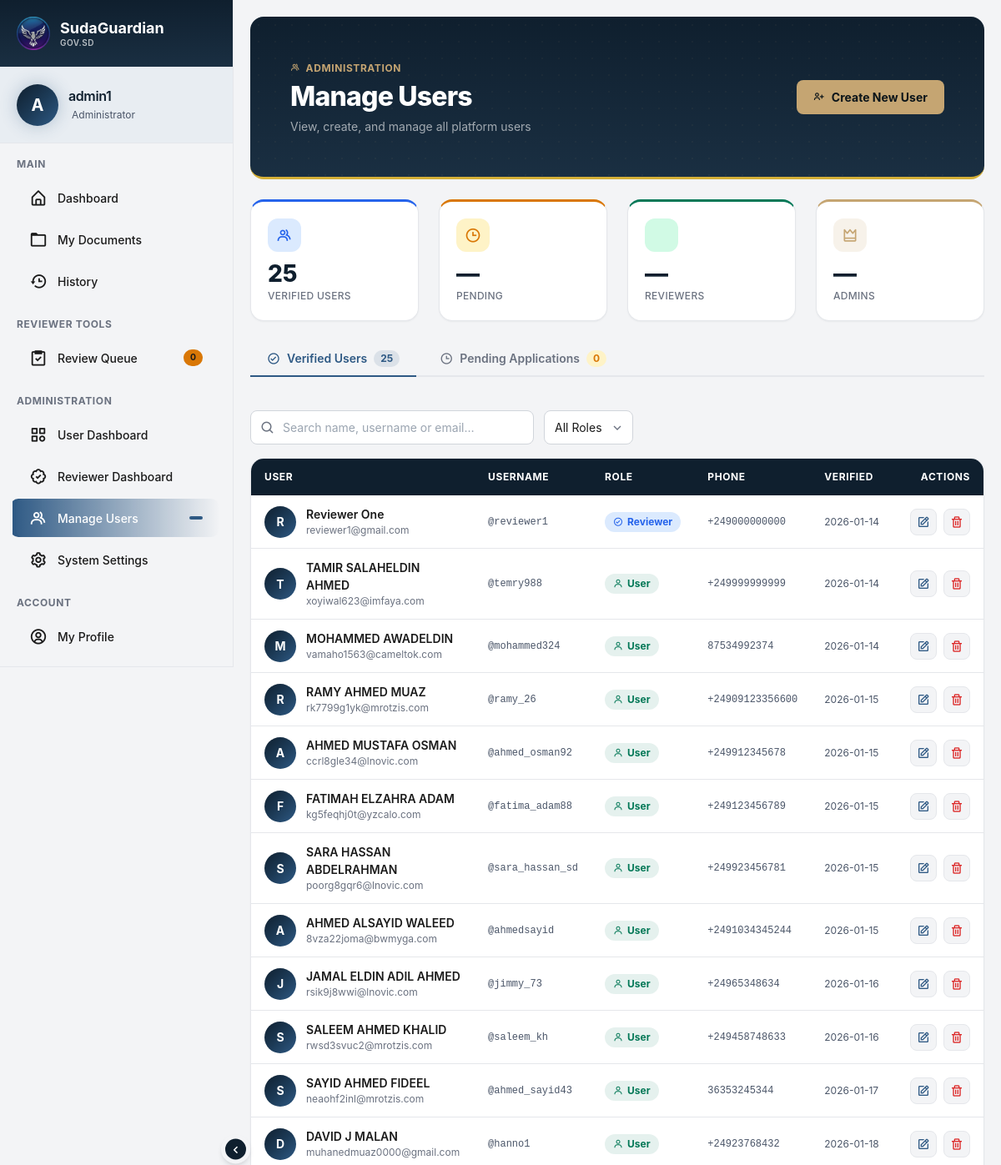
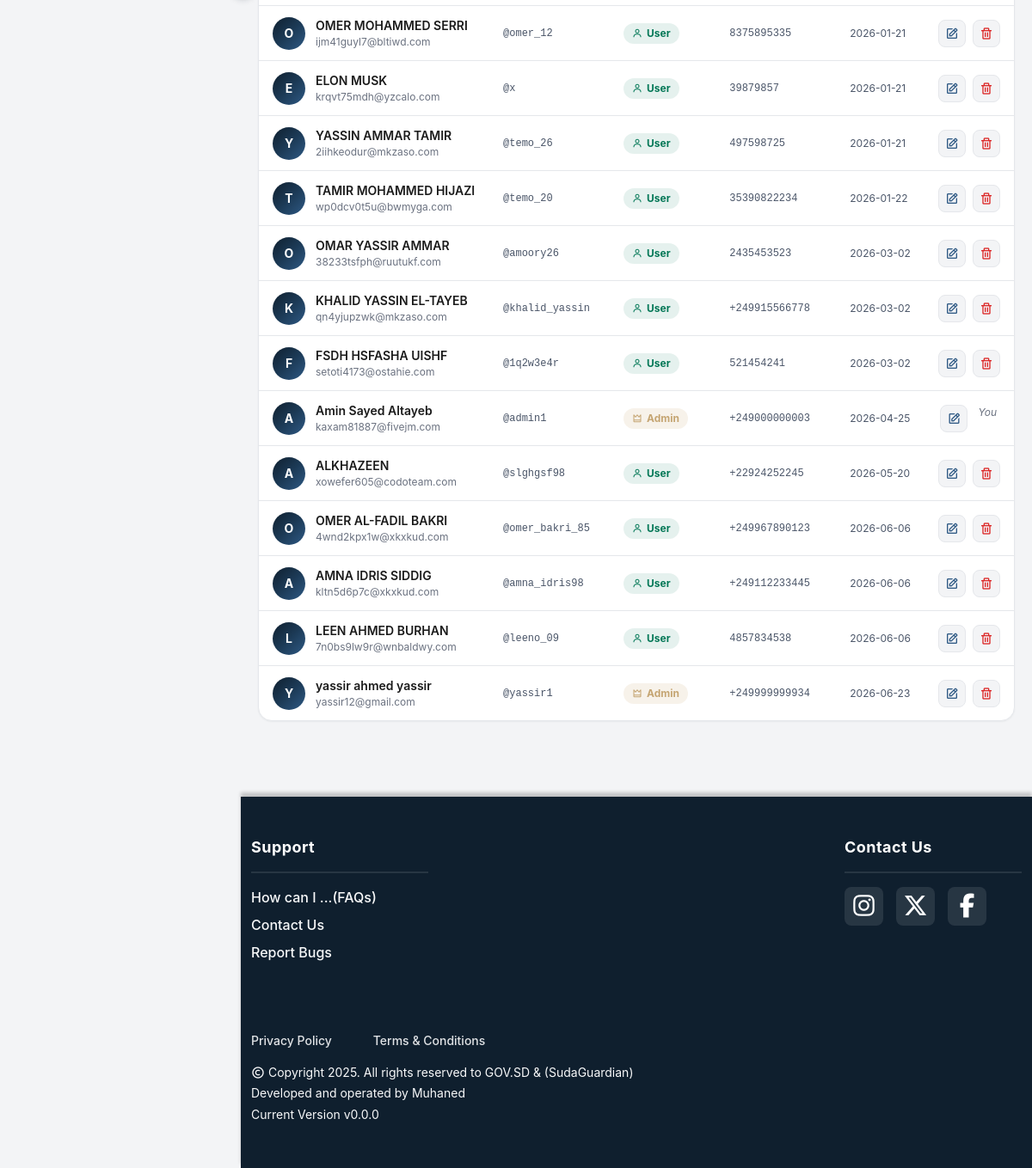
The app's page /manage-users (signed in), older data (2 pictures, top to bottom).
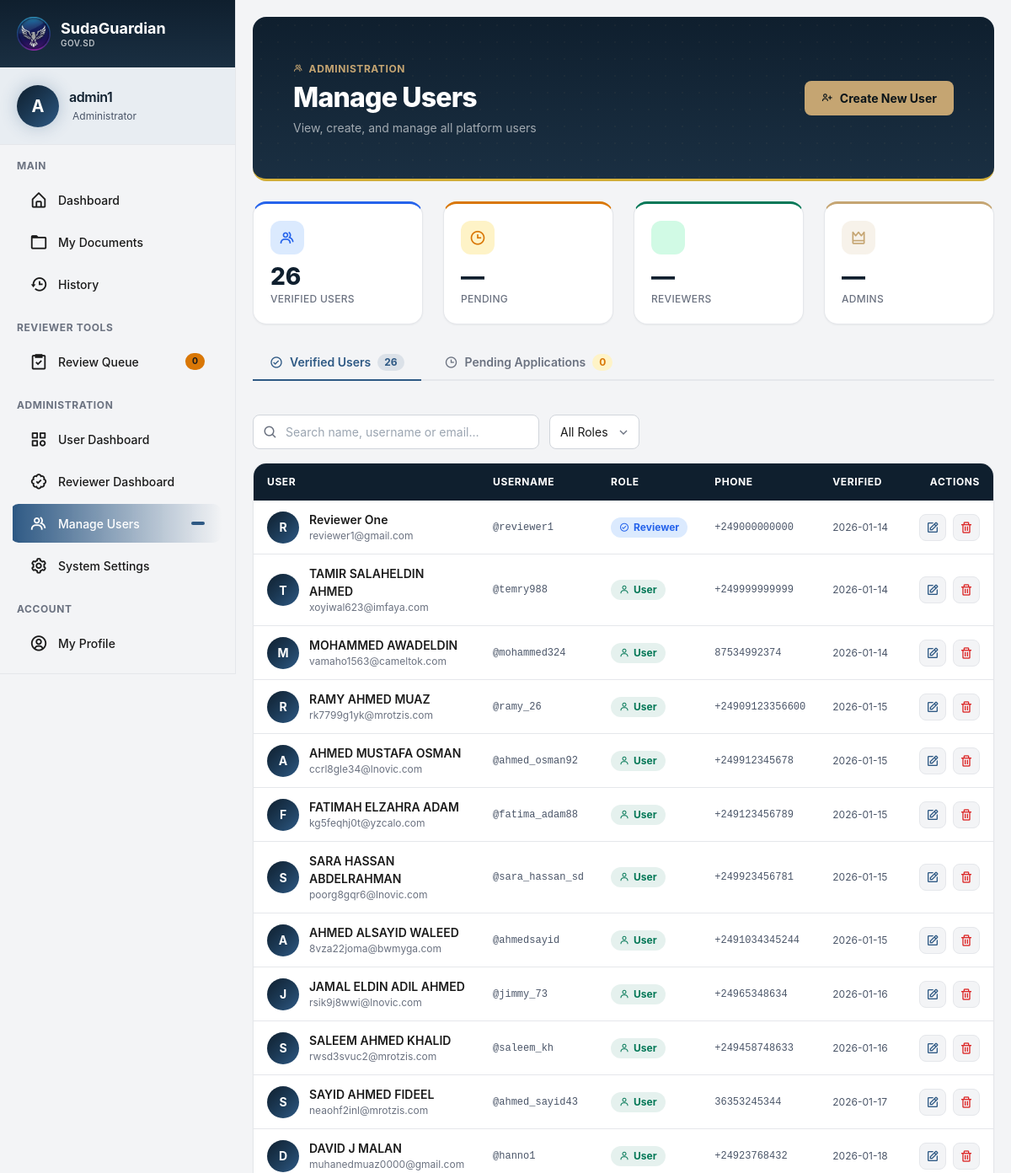
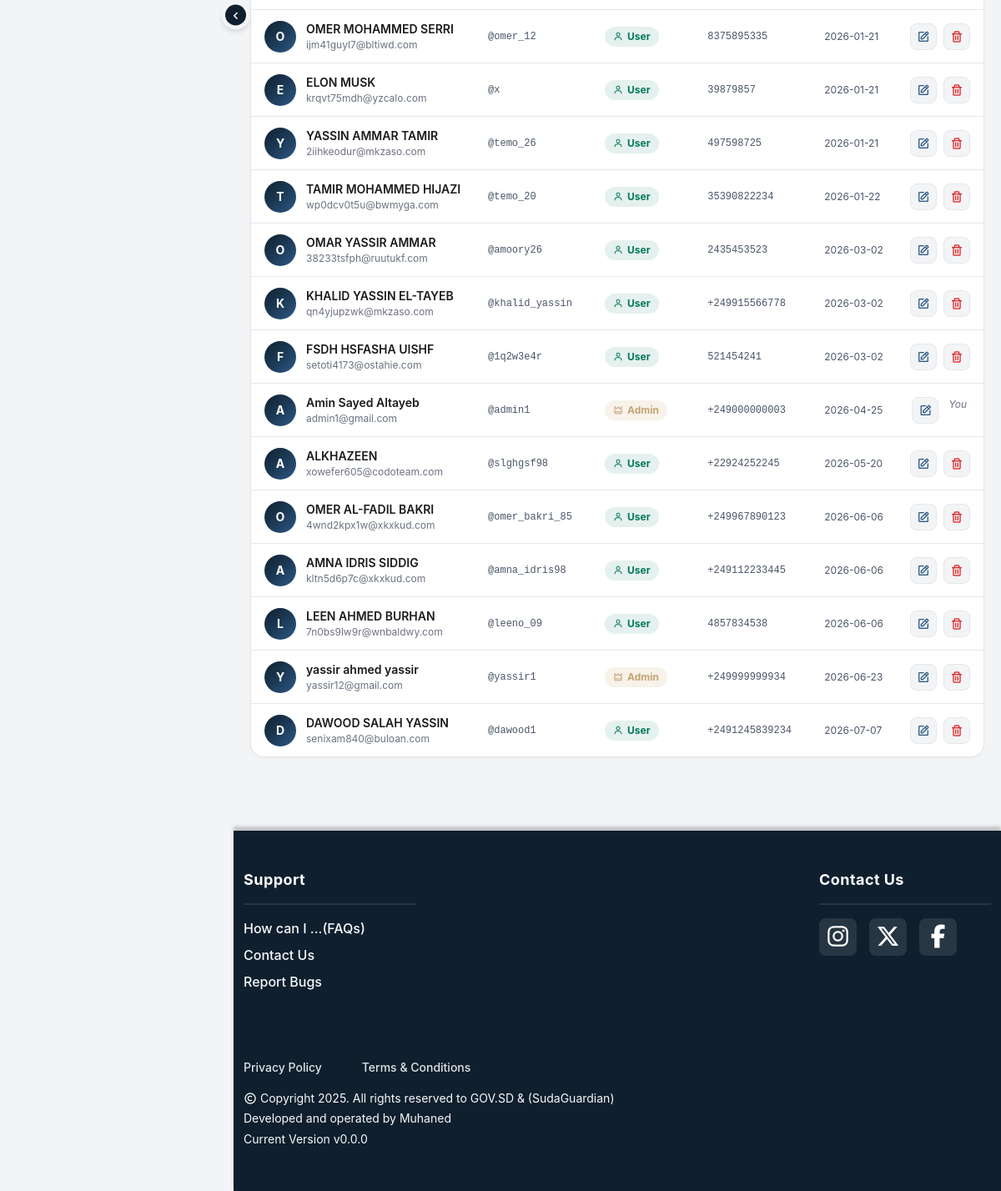
The same page, newer data (2 pictures, top to bottom).
### tables this page shows
CREATE TABLE users (
    id INTEGER PRIMARY KEY AUTOINCREMENT,
    username TEXT NOT NULL UNIQUE,
    password_hash TEXT,
    national_id_hash TEXT NOT NULL,
    full_name TEXT NOT NULL,
    birthdate TEXT,
    contact_email TEXT NOT NULL UNIQUE,
    contact_phone TEXT NOT NULL UNIQUE,
    verification_status TEXT NOT NULL DEFAULT 'verified',
    verified_at DATETIME NOT NULL,
    national_id_fast TEXT NOT NULL UNIQUE,
    role TEXT CHECK (role IN ('admin', 'user', 'reviewer')) NOT NULL
    , profile_picture TEXT, address TEXT, email_verified INTEGER NOT NULL DEFAULT 1);

### app.py (the view)
@app.route("/manage-users")
@login_required
@roles_required("admin")
def manage_users():
    pending_users = PendingUser.get_verified_pending_users()
    users = User.load_users()
    return render_template("manage_users.html", pending_users=pending_users, users=users)

### templates/manage_users.html (shortened to what this page needs)
{% extends "layout.html" %}
{% block head %}
<link rel="stylesheet" href="{{ url_for('static', filename='css/admin_style.css') }}">
{% endblock %}
{% block content %}
<div class="mu-wrapper">
    <div class="mu-header rounded-4 mb-4 p-5 position-relative overflow-hidden">
        <div class="d-flex align-items-center justify-content-between flex-wrap gap-3">
            <div>
                <p class="mu-eyebrow mb-1"><i class='bx bx-group'></i> Administration</p>
                <h1 class="mu-title mb-1">Manage Users</h1>
                <p class="mu-sub mb-0">View, create, and manage all platform users</p>
            </div>
            <button class="mu-btn-create" id="btnNewUser" type="button">
                <i class='bx bx-user-plus'></i> Create New User
            </button>
        </div>
    </div>
    <div class="row g-4 mb-4">
        <div class="col-6 col-md-3">
            <div class="mu-stat accent-blue">
                <div class="mu-stat-icon blue"><i class='bx bx-group'></i></div>
                <div class="mu-stat-value">{{ users|length if users else '—' }}</div>
                <div class="mu-stat-label">Verified Users</div>
            </div>
        </div>
        <div class="col-6 col-md-3">
            <div class="mu-stat accent-warn">
                <div class="mu-stat-icon warn"><i class='bx bx-time'></i></div>
                <div class="mu-stat-value">{{ pending_users|length if pending_users else '—' }}</div>
                <div class="mu-stat-label">Pending</div>
            </div>
        </div>
        <div class="col-6 col-md-3">
            <div class="mu-stat accent-green">
                <div class="mu-stat-icon green"></div>
                <div class="mu-stat-value">—</div>
                <div class="mu-stat-label">Reviewers</div>
            </div>
        </div>
        <div class="col-6 col-md-3">
            <div class="mu-stat accent-gold">
                <div class="mu-stat-icon gold"><i class='bx bx-crown'></i></div>
                <div class="mu-stat-value">—</div>
                <div class="mu-stat-label">Admins</div>
            </div>
        </div>
    </div>
    <div class="mu-tabs mb-4">
        <button class="mu-tab active" data-tab="verified">
            <i class='bx bx-check-circle'></i>
            Verified Users
            <span class="mu-tab-count">{{ users|length if users else 0 }}</span>
        </button>
        <button class="mu-tab" data-tab="pending">
            <i class='bx bx-time'></i>
            Pending Applications
            <span class="mu-tab-count mu-tab-count-warn">
                {{ pending_users|length if pending_users else 0 }}
            </span>
        </button>
    </div>
    <div class="mu-panel" id="panel-verified">
        <div class="mu-toolbar mb-3">
            <div class="mu-search-wrap">
                <i class='bx bx-search'></i>
                <input type="text" id="searchVerified"
                       placeholder="Search name, username or email…"
                       autocomplete="off">
            </div>
            <select class="mu-select" id="roleFilter">
                <option value="all">All Roles</option>
            </select>
        </div>
        <div class="mu-card">
            <div class="table-responsive">
                <table class="mu-table" id="verifiedTable">
                    <thead>
                        <tr>
                            <th>User</th>
                            <th>Username</th>
                            <th>Role</th>
                            <th>Phone</th>
                            <th>Verified</th>
                            <th class="text-end">Actions</th>
                        </tr>
                    </thead>
                    <tbody>
                        {% if users %}
                        {% for u in users %}
                        <tr data-name="{{ u.full_name | lower }}"
                            data-username="{{ u.username | lower }}"
                            data-email="{{ u.contact_email | lower }}"
                            data-role="{{ u.role }}">
                            <td>
                                <div class="mu-user-cell">
                                    <div class="mu-avatar">{{ u.full_name[0] | upper }}</div>
                                    <div>
                                        <div class="mu-user-name">{{ u.full_name }}</div>
                                        <div class="mu-user-email">{{ u.contact_email }}</div>
                                    </div>
                                </div>
                            </td>
                            <td class="mu-mono">@{{ u.username }}</td>
                            <td>
                                <span class="mu-role-badge mu-role-{{ u.role }}">
                                    {% if u.role == 'admin' %}<i class='bx bx-crown'></i>
                                    {% elif u.role == 'reviewer' %}<i class='bx bx-check-circle'></i>
                                    {% else %}<i class='bx bx-user'></i>{% endif %}
                                    {{ u.role | capitalize }}
                                </span>
                            </td>
                            <td class="mu-mono">{{ u.contact_phone or '—' }}</td>
                            <td class="mu-date">
                                {{ u.verified_at[:10] if u.verified_at else '—' }}
                            </td>
                            <td class="text-end">
                                <div class="d-flex gap-2 justify-content-end">
                                    <button class="mu-btn-icon mu-btn-edit"
                                            data-bs-toggle="modal"
                                            data-bs-target="#editModal"
                                            data-id="{{ u.id }}"
                                            data-name="{{ u.full_name }}"
                                            data-username="{{ u.username }}"
                                            data-email="{{ u.contact_email }}"
                                            data-phone="{{ u.contact_phone or '' }}"
                                            data-role="{{ u.role }}"
                                            title="Edit role">
                                        <i class='bx bx-edit'></i>
                                    </button>
                                    {% if u.id != current_user.id %}
                                    <button class="mu-btn-icon mu-btn-delete"
                                            data-bs-toggle="modal"
                                            data-bs-target="#deleteModal"
                                            data-id="{{ u.id }}"
                                            data-name="{{ u.full_name }}"
                                            title="Delete user">
                                        <i class='bx bx-trash'></i>
                                    </button>
                                    {% else %}
                                    <span class="mu-self-label">You</span>
                                    {% endif %}
                                </div>
                            </td>
                        </tr>
                        {% endfor %}
                        {% endif %}
                    </tbody>
                </table>
            </div>
        </div>
    </div>
</div>
{% endblock %}

### templates/layout.html (shortened to what this page needs)
<!DOCTYPE html>
<html lang="en">
<head>
    <link href="https://cdn.jsdelivr.net/npm/bootstrap@5.2.3/dist/css/bootstrap.min.css" rel="stylesheet"
>
    <link href="https://unpkg.com/boxicons@2.1.4/css/boxicons.min.css" rel="stylesheet">
    <link rel="stylesheet" href="{{ url_for('static', filename='css/styles.css') }}">
    {% block head %}{% endblock %}
</head>
<body>
    <div class="{% if current_user.is_authenticated %}layout-wrapper{% endif %}">
        {% if current_user.is_authenticated %}
        {% include 'sidebar.html' %}
        {% endif %}
        <div class="{% if current_user.is_authenticated %}main-content{% endif %}" id="mainContent">
            <main>
                <div class="w-100 mt-3 main-content-wrapper d-flex flex-column flex-grow-1 px-0">
                    <div class="page-content-body flex-grow-1">
                        {% block content %}
                        {% endblock %}
                    </div>
                    {% include 'footer.html' %}
                </div>
            </main>
        </div>
    </div>
</body>
</html>

### templates/sidebar.html (shortened to what this page needs)
{% block head %}
<link rel="stylesheet" href="{{ url_for('static', filename='css/sidebar.css') }}">
{% endblock %}
<aside class="offcanvas-lg offcanvas-start sidebar collapsed" id="sidebar">
    <div class="sidebar-header">
        <div class="sidebar-brand">
            <img src="{{ url_for('static', filename='logo.png') }}" alt="SudaGuardian Logo" class="sidebar-logo">
            <div class="sidebar-brand-text">
                <span class="sidebar-name">SudaGuardian</span>
                <span class="sidebar-subtitle">GOV.SD</span>
            </div>
        </div>
    </div>
    <div class="sidebar-user">
        <div class="user-avatar">
            <span>{{ current_user.username[:1].upper() }}</span>
        </div>
        <div class="user-info">
            <h6 class="user-name">{{ current_user.username }}</h6>
            <span class="user-role">
                {% if current_user.role == 'admin' %}
                 Administrator
                {% elif current_user.role == 'reviewer' %}
                <i class='bx bx-check-circle'></i> Document Reviewer
                {% else %}
                <i class='bx bx-user'></i> Citizen
                {% endif %}
            </span>
        </div>
    </div>
    <div class="sidebar-menu">
        <div class="menu-section">
            <span class="menu-section-title">Main</span>
            <a href="/{{ current_user.role }}-dashboard" class="menu-item">
                <i class='bx bx-home-alt'></i>
                <span class="menu-text">Dashboard</span>
            </a>
            <a href="{{ url_for('my_documents') }}" class="menu-item">
                <i class='bx bx-folder'></i>
                <span class="menu-text">My Documents</span>
            </a>
            <a href="{{ url_for('history') }}" class="menu-item">
                <i class='bx bx-history'></i>
                <span class="menu-text">History</span>
            </a>
        </div>
        {% if current_user.role == 'reviewer' or current_user.role == 'admin' %}
        <div class="menu-section">
            <span class="menu-section-title">Reviewer Tools</span>
            <a href="{{ url_for('review_queue') }}" class="menu-item">
                <i class='bx bx-task'></i>
                <span class="menu-text">Review Queue</span>
                <span class="menu-badge badge-warning">{{ pending_users|length }}</span>
            </a>
        </div>
        {% endif %}
        {% if current_user.role == 'admin' %}
        <div class="menu-section">
            <span class="menu-section-title">Administration</span>
            <a href="{{ url_for('user_dashboard') }}" class="menu-item">
                <i class="bx bx-category"></i>
                <span class="menu-text">User Dashboard</span>
            </a>
            <a href="{{ url_for('reviewer_dashboard') }}" class="menu-item">
                <i class="bx bx-badge-check"></i>
                <span class="menu-text">Reviewer Dashboard</span>
            </a>
            <a href="{{ url_for('manage_users') }}" class="menu-item">
                <i class='bx bx-group'></i>
                <span class="menu-text">Manage Users</span>
                <span class="menu-badge">{{ total_users }}</span>
            </a>
            <a href="{{ url_for('system_settings') }}" class="menu-item">
                <i class='bx bx-cog'></i>
                <span class="menu-text">System Settings</span>
            </a>
        </div>
        {% endif %}
        <div class="menu-section">
            <span class="menu-section-title">Account</span>
            <a href="{{ url_for('my_profile') }}" class="menu-item">
                <i class='bx bx-user-circle'></i>
                <span class="menu-text">My Profile</span>
            </a>
            <a href="{{ url_for('help_and_support') }}" class="menu-item">
            </a>
        </div>
    </div>
    <div class="sidebar-footer">
    </div>
</aside>
<button class="sidebar-toggle-btn d-none d-lg-flex" id="sidebarToggle">
    <i class="bx bx-chevron-right" id="toggleIcon"></i>
</button>

### templates/footer.html (shortened to what this page needs)
<footer class="text-light py-4 ">
        <div class="container text-start py-4">
            <div class="row d-flex justify-content-between">
                <div class="col-md-3 mb-4">
                    <h6 class="ftr-header fw-bold">Support</h6>
                    <hr class="ftr-line">
                    <a class="ftr-link text-light d-block mb-2" href="{{ url_for('help_and_support') }}#faq">How can I ...(FAQs)</a>
                    <a class="ftr-link text-light d-block mb-2" href="{{ url_for('help_and_support') }}#contact">Contact Us</a>
                    <a class="ftr-link text-light d-block mb-2" href="{{ url_for('report_bugs') }}">Report Bugs</a>
                </div>
                <div class="col-md-3 mb-4">
                    <h6 class="ftr-header fw-bold">Contact Us</h6>
                    <hr class="ftr-line">
                    <div class="d-flex justify-content-start">
                        <a class="ftr-icon" href=""><i class="fa-brands fa-instagram"></i></a>
                        <a class="ftr-icon" href=""><i class="fa-brands fa-x-twitter"></i></a>
                        <a class="ftr-icon" href=""><i class="fa-brands fa-facebook-f"></i></a>
                    </div>
                </div>
            </div>
            <div class="text-start mt-5">
                <div class="d-flex gap-5">
                    <a class="ftr-link-decorated text-light" href="{{ url_for('privacy_policy') }}">Privacy Policy</a>
                    <a class="ftr-link-decorated text-light" href="{{ url_for('terms_and_conditions') }}">Terms & Conditions</a>
                </div>
                <div class="d-flex text-light gap-1 mt-3">
                    <span><i class='bx bx-copyright'></i></span>
                    <small>Copyright 2025. All rights reserved to GOV.SD & (SudaGuardian)</small>
                </div>
                <div class="text-light gap-1">
                    <small class="text-light d-block mb-1">Developed and operated by Muhaned</small>
                    <small class="text-light d-block mb-1">Current Version v0.0.0</small>
                </div>
            </div>
        </div>
    </footer>

Row changes from the older to the newer data that the page shows:
changed users "Amin Sayed Altayeb": contact_email "kaxam81887@fivejm.com" → "admin1@gmail.com"
added users: full_name "D", full_name "DAWOOD SALAH YASSIN", contact_email "senixam840@buloan.com", username "dawood1", role "User", contact_phone "+2491245839234", verified_at "2026-07-07"
Text that changed along with them:
{{ users|length if users else '—' }}: "25" → "26"
{{ users|length if users else 0 }}: "25" → "26"
